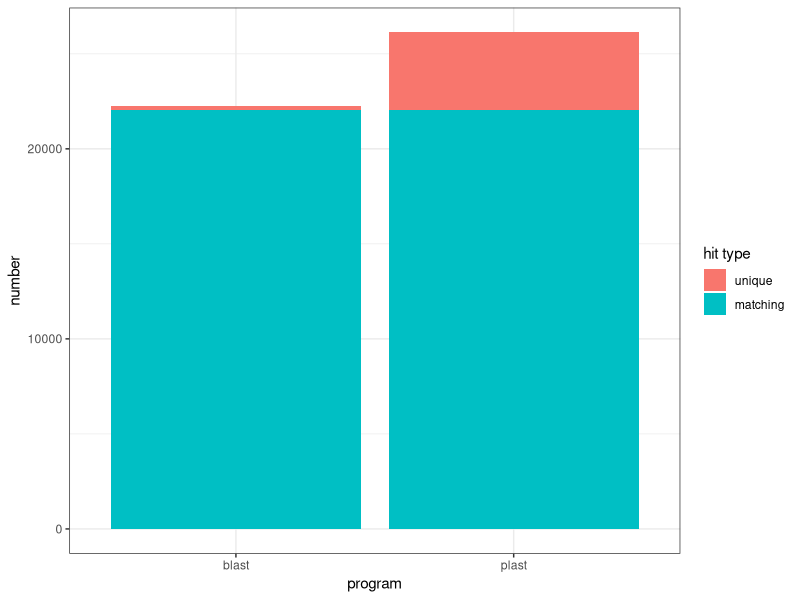
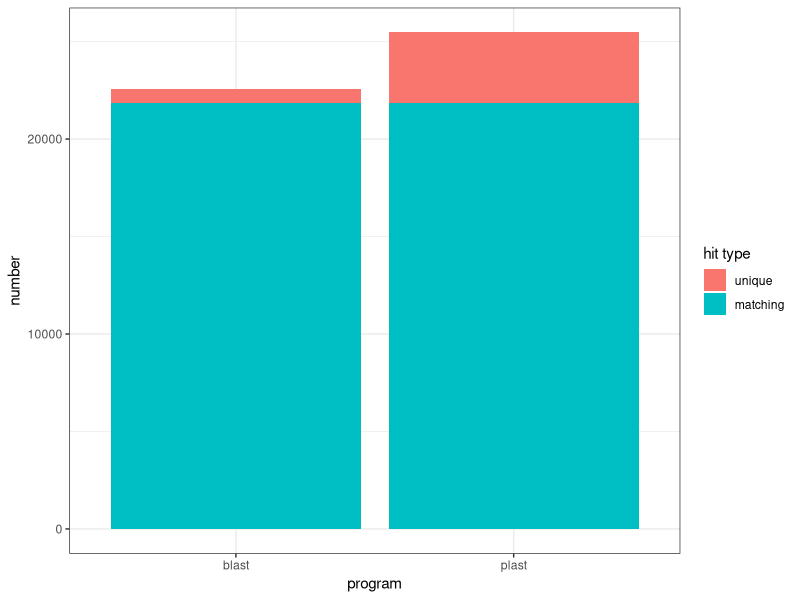

Here is the R script that generated these plots, in order:
setwd("~/Dropbox/genomes/CladeC_Symbiodinium_transcriptome_plast/testcomps/")
library(tidyverse)

blast_gene <- read.delim("blast_iso2gene.tab", header=F)
head(blast_gene)

plast_gene <- read.delim("plast_iso2gene.tab", header=F)
head(plast_gene)

# get rid of second column (not in BLAST)
plast_gene <- plast_gene %>% select(V1,V3)
head(plast_gene)

nrow(blast_gene)-nrow(plast_gene) # 3886 more genes annotated using PLAST than BLAST

table(blast_gene$V1 %in% plast_gene$V1) # 218 in blast that aren't in plast
table(plast_gene$V1 %in% blast_gene$V1) # 4014 in plast that aren't in blast

matches <- merge(plast_gene,blast_gene,by=1)
names(matches) <- c("isogroup", "plastGene", "blastGene")
head(matches)

# see if the strings match
# get rid of characters besides the gene description
matches$plastClean <- gsub("OS.*","",matches$plastGene)
matches$plastClean <- gsub("^ *", "", matches$plastClean)
matches$plastClean <- gsub("* $", "", matches$plastClean)
matches$blastClean <- gsub("OS.*","",matches$blastGene)
matches$blastClean <- gsub("^ *", "", matches$blastClean)
matches$blastClean <- gsub("* $", "", matches$blastClean)
head(matches)

# how many match?
table(matches$plastClean==matches$blastClean)
# FALSE  TRUE 
# 6502 15519 

# which ones don't match?
nomatch <- matches[!matches$plastClean==matches$blastClean,][c(4,5)]
tail(nomatch)
# Checking by eye, it looks lie the genes are usually only slightly different
# Example:
# Voltage-dependent T-type calcium channel subunit alpha-1G vs. Voltage-dependent N-type calcium channel subunit alpha-1B

# summarize genes and plot
plast_results <- data.frame(matching=table(plast_gene$V1 %in% blast_gene$V1)[2],
                            unique=table(plast_gene$V1 %in% blast_gene$V1)[1])
blast_results <- data.frame(matching=table(blast_gene$V1 %in% plast_gene$V1)[2],
                            unique=table(blast_gene$V1 %in% plast_gene$V1)[1])

gene_results_numbers <- as.data.frame(rbind(blast_results,plast_results)) %>% 
  mutate(program=c("blast","plast")) %>%
  gather(type, number, 1:2) %>%
  ggplot() + geom_bar(aes(y = number, x = program, fill = factor(type,levels=c("unique", "matching"))), stat="identity") + 
  guides(fill=guide_legend(title="hit type")) +
  theme_bw()
gene_results_numbers


##################################################################################################################################
##################################################################################################################################
# GO annotations -----
##################################################################################################################################
##################################################################################################################################

blast_go <- read.delim("blast_iso2go.tab", header=F)
head(blast_go)

# load plast annotations for GO
plast_go <- read.delim("plast_iso2go.tab", header=F)
head(plast_go)

# get rid of second column (short gene ID) that isn't in the blast file
plast_go <- plast_go %>% select(V1,V3) %>% rename(V2="V3")
head(plast_go)

# get rid of isogroups that don't have annotations
plast_go  <- plast_go[!plast_go $V2=="noMatch",]
head(plast_go)

nrow(blast_go)-nrow(plast_go) # 2879 more GO annotations in PLAST

table(blast_go$V1 %in% plast_go$V1) # 756 in blast that aren't in plast
table(plast_go$V1 %in% blast_go$V1) # 3635 in plast that aren't in blast

gomatches <- merge(plast_go,blast_go,by=1)
names(gomatches) <- c("isogroup", "plastGO", "blastGO")
head(gomatches)

# summarize and plot
blast_results_go <- data.frame(matching=table(blast_go$V1 %in% plast_go$V1)[2],
                            unique=table(blast_go$V1 %in% plast_go$V1)[1])
plast_results_go <- data.frame(matching=table(plast_go$V1 %in% blast_go$V1)[2],
                            unique=table(plast_go$V1 %in% blast_go$V1)[1])
go_results_numbers <- as.data.frame(rbind(blast_results_go,plast_results_go)) %>% 
  mutate(program=c("blast","plast")) %>%
  gather(type, number, 1:2) %>%
  ggplot() + geom_bar(aes(y = number, x = program, fill = factor(type,levels=c("unique", "matching"))), stat="identity") + 
  guides(fill=guide_legend(title="hit type")) +
  theme_bw()
go_results_numbers

# Compare GO annotations
plast_go_long <- strsplit(as.character(plast_go$V2), split = ";")
plast_go_long <- data.frame(V1 = rep(plast_go$V1, sapply(plast_go_long, length)), 
                            V2 = unlist(plast_go_long))
head(plast_go_long)
length(unique(plast_go_long$V1)) # 25469 isogroups with annotations

blast_go_long <- strsplit(as.character(blast_go$V2), split = ";")
blast_go_long <- data.frame(V1 = rep(blast_go$V1, sapply(blast_go_long, length)), 
                            V2 = unlist(blast_go_long))
head(blast_go_long)
length(unique(blast_go_long$V1)) # 21779 isogroups with annotations

# matches?
gomatchlong <- merge(plast_go_long, blast_go_long, by=c("V1","V2"))
nrow(gomatchlong) # 13720 total instances where the isogroup AND GO term matched
length(unique(gomatchlong$V1)) # 13720 isogroups have at least one matching GO term

